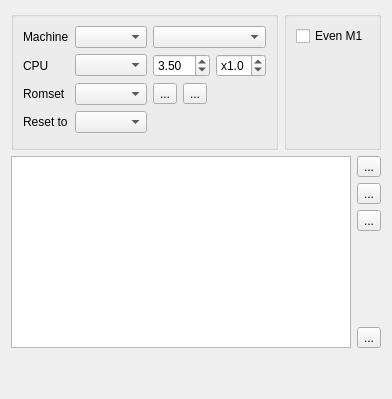
       <widget class="QWidget" name="tab1">
        <attribute name="icon">
         <iconset>
          <normalon>:/images/computer.png</normalon>
         </iconset>
        </attribute>
        <attribute name="title">
         <string>Machine</string>
        </attribute>
        <layout class="QVBoxLayout" name="verticalLayout_39" stretch="0,0,10">
         <item>
          <layout class="QHBoxLayout" name="horizontalLayout_9" stretch="10,0">
           <item>
            <widget class="QGroupBox" name="archArchGBox">
             <layout class="QGridLayout" name="gridLayout" columnstretch="0,10,0">
              <item row="3" column="0">
               <widget class="QLabel" name="label_42">
                <property name="text">
                 <string>Reset to</string>
                </property>
               </widget>
              </item>
              <item row="3" column="1">
               <widget class="QComboBox" name="resbox"/>
              </item>
              <item row="0" column="0">
               <widget class="QLabel" name="label">
                <property name="text">
                 <string>Machine</string>
                </property>
               </widget>
              </item>
              <item row="0" column="1">
               <widget class="QComboBox" name="machbox"/>
              </item>
              <item row="2" column="1">
               <widget class="QComboBox" name="rsetbox"/>
              </item>
              <item row="2" column="0">
               <widget class="QLabel" name="label_2">
                <property name="text">
                 <string>Romset</string>
                </property>
               </widget>
              </item>
              <item row="4" column="1">
               <spacer name="verticalSpacer_21">
                <property name="orientation">
                 <enum>Qt::Vertical</enum>
                </property>
                <property name="sizeHint" stdset="0">
                 <size>
                  <width>20</width>
                  <height>5</height>
                 </size>
                </property>
               </spacer>
              </item>
              <item row="2" column="2">
               <layout class="QHBoxLayout" name="horizontalLayout_2">
                <item>
                 <widget class="QToolButton" name="addrset">
                  <property name="text">
                   <string>...</string>
                  </property>
                  <property name="icon">
                   <iconset resource="../xpeccy.qrc">
                    <normaloff>:/images/add.png</normaloff>:/images/add.png</iconset>
                  </property>
                 </widget>
                </item>
                <item>
                 <widget class="QToolButton" name="rmrset">
                  <property name="text">
                   <string>...</string>
                  </property>
                  <property name="icon">
                   <iconset resource="../xpeccy.qrc">
                    <normaloff>:/images/cancel.png</normaloff>:/images/cancel.png</iconset>
                  </property>
                 </widget>
                </item>
                <item>
                 <spacer name="horizontalSpacer_2">
                  <property name="orientation">
                   <enum>Qt::Horizontal</enum>
                  </property>
                  <property name="sizeHint" stdset="0">
                   <size>
                    <width>40</width>
                    <height>20</height>
                   </size>
                  </property>
                 </spacer>
                </item>
               </layout>
              </item>
              <item row="0" column="2">
               <widget class="QComboBox" name="mszbox"/>
              </item>
              <item row="1" column="0">
               <widget class="QLabel" name="label_37">
                <property name="text">
                 <string>CPU</string>
                </property>
               </widget>
              </item>
              <item row="1" column="1">
               <widget class="QComboBox" name="cbCpu"/>
              </item>
              <item row="1" column="2">
               <layout class="QHBoxLayout" name="horizontalLayout_18">
                <item>
                 <widget class="QDoubleSpinBox" name="sbFreq">
                  <property name="toolTip">
                   <string>Base frequence, it affect fps if video using same freq.generator</string>
                  </property>
                  <property name="decimals">
                   <number>2</number>
                  </property>
                  <property name="minimum">
                   <double>0.500000000000000</double>
                  </property>
                  <property name="maximum">
                   <double>14.000000000000000</double>
                  </property>
                  <property name="singleStep">
                   <double>0.010000000000000</double>
                  </property>
                  <property name="value">
                   <double>3.500000000000000</double>
                  </property>
                 </widget>
                </item>
                <item>
                 <widget class="QDoubleSpinBox" name="sbMult">
                  <property name="toolTip">
                   <string>Multiplier for CPU freq.</string>
                  </property>
                  <property name="prefix">
                   <string>x</string>
                  </property>
                  <property name="decimals">
                   <number>1</number>
                  </property>
                  <property name="minimum">
                   <double>0.100000000000000</double>
                  </property>
                  <property name="maximum">
                   <double>8.000000000000000</double>
                  </property>
                  <property name="singleStep">
                   <double>0.100000000000000</double>
                  </property>
                  <property name="value">
                   <double>1.000000000000000</double>
                  </property>
                 </widget>
                </item>
               </layout>
              </item>
             </layout>
            </widget>
           </item>
           <item>
            <widget class="QGroupBox" name="archOptGBox">
             <layout class="QVBoxLayout" name="verticalLayout_26" stretch="0,0">
              <item>
               <widget class="QCheckBox" name="scrpwait">
                <property name="enabled">
                 <bool>true</bool>
                </property>
                <property name="toolTip">
                 <string>ZS Scorpion: opcode fetch starts at even T-state</string>
                </property>
                <property name="text">
                 <string>Even M1</string>
                </property>
                <property name="checkable">
                 <bool>true</bool>
                </property>
               </widget>
              </item>
              <item>
               <spacer name="verticalSpacer_18">
                <property name="orientation">
                 <enum>Qt::Vertical</enum>
                </property>
                <property name="sizeHint" stdset="0">
                 <size>
                  <width>20</width>
                  <height>5</height>
                 </size>
                </property>
               </spacer>
              </item>
             </layout>
            </widget>
           </item>
          </layout>
         </item>
         <item>
          <layout class="QHBoxLayout" name="horizontalLayout_19">
           <item>
            <widget class="QTableView" name="tvRomset">
             <property name="enabled">
              <bool>true</bool>
             </property>
             <property name="editTriggers">
              <set>QAbstractItemView::NoEditTriggers</set>
             </property>
             <property name="alternatingRowColors">
              <bool>true</bool>
             </property>
             <property name="selectionMode">
              <enum>QAbstractItemView::SingleSelection</enum>
             </property>
             <property name="selectionBehavior">
              <enum>QAbstractItemView::SelectRows</enum>
             </property>
             <property name="gridStyle">
              <enum>Qt::DotLine</enum>
             </property>
             <attribute name="horizontalHeaderMinimumSectionSize">
              <number>32</number>
             </attribute>
             <attribute name="horizontalHeaderDefaultSectionSize">
              <number>32</number>
             </attribute>
             <attribute name="horizontalHeaderStretchLastSection">
              <bool>true</bool>
             </attribute>
             <attribute name="verticalHeaderVisible">
              <bool>false</bool>
             </attribute>
             <attribute name="verticalHeaderMinimumSectionSize">
              <number>17</number>
             </attribute>
             <attribute name="verticalHeaderDefaultSectionSize">
              <number>17</number>
             </attribute>
            </widget>
           </item>
           <item>
            <layout class="QVBoxLayout" name="verticalLayout_37">
             <item>
              <widget class="QToolButton" name="tbAddRom">
               <property name="text">
                <string>...</string>
               </property>
               <property name="icon">
                <iconset resource="../xpeccy.qrc">
                 <normaloff>:/images/add.png</normaloff>:/images/add.png</iconset>
               </property>
              </widget>
             </item>
             <item>
              <widget class="QToolButton" name="tbEditRom">
               <property name="text">
                <string>...</string>
               </property>
               <property name="icon">
                <iconset resource="../xpeccy.qrc">
                 <normaloff>:/images/edit.png</normaloff>:/images/edit.png</iconset>
               </property>
              </widget>
             </item>
             <item>
              <widget class="QToolButton" name="tbPreset">
               <property name="text">
                <string>...</string>
               </property>
               <property name="icon">
                <iconset resource="../xpeccy.qrc">
                 <normaloff>:/images/lamp.png</normaloff>:/images/lamp.png</iconset>
               </property>
              </widget>
             </item>
             <item>
              <spacer name="verticalSpacer_13">
               <property name="orientation">
                <enum>Qt::Vertical</enum>
               </property>
               <property name="sizeHint" stdset="0">
                <size>
                 <width>20</width>
                 <height>40</height>
                </size>
               </property>
              </spacer>
             </item>
             <item>
              <widget class="QToolButton" name="tbDelRom">
               <property name="text">
                <string>...</string>
               </property>
               <property name="icon">
                <iconset resource="../xpeccy.qrc">
                 <normaloff>:/images/cancel.png</normaloff>:/images/cancel.png</iconset>
               </property>
              </widget>
             </item>
            </layout>
           </item>
          </layout>
         </item>
         <item>
          <spacer name="verticalSpacer_19">
           <property name="orientation">
            <enum>Qt::Vertical</enum>
           </property>
           <property name="sizeHint" stdset="0">
            <size>
             <width>20</width>
             <height>40</height>
            </size>
           </property>
          </spacer>
         </item>
        </layout>
       </widget>
